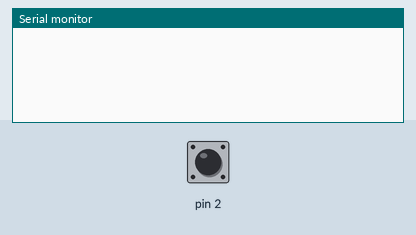
Recording of a sketch running on a simulated Arduino Uno, built with avr-gcc and run on an emulated ATmega328P. On the bench: the last lines printed to the serial monitor. The test bench sets the inputs (shaded band); at power-on: pin 2 HIGH.

Above: at 1.2 s.
1.3 s: pin 2 pulled LOW for 0.15 s
At 2.5 s:
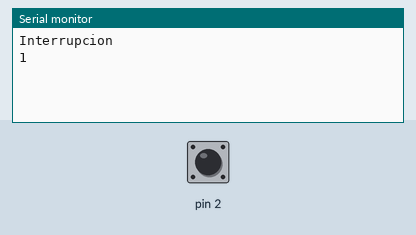
2.9 s: pin 2 pulled LOW for 1 s
At 3.9 s:
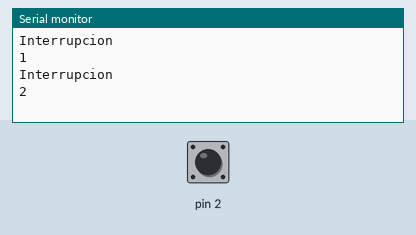
5.4 s: pin 2 pulled LOW for 0.15 s
At 5.8 s:
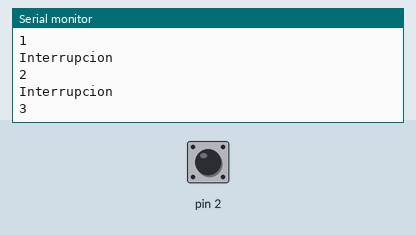

The sketch:

interrupcion.ino
```cpp
volatile int contador = 0;   // Somos de lo mas obedientes
int n = contador ;
long T0 = 0 ;  // Variable global para tiempo

void setup()
   {    pinMode(2, INPUT_PULLUP);
        Serial.begin(9600);
        attachInterrupt( digitalPinToInterrupt(2), ServicioBoton, FALLING);
   }
void loop()
   {   if (n != contador)
           {
            Serial.println("Interrupcion");
            Serial.println(contador);
               n = contador ;
           }
   }
void ServicioBoton()
   {
       if ( millis() > T0  + 250)
          {   contador++ ;
              T0 = millis();
          }
    }

   //cambio
```

Measured:
- after the input at 1.3 s, the serial monitor: prints a new line at once (image 1)
- after the input at 2.9 s, the serial monitor: prints a new line at once (image 2)
- after the input at 5.4 s, the serial monitor: prints a new line at once (image 3)
